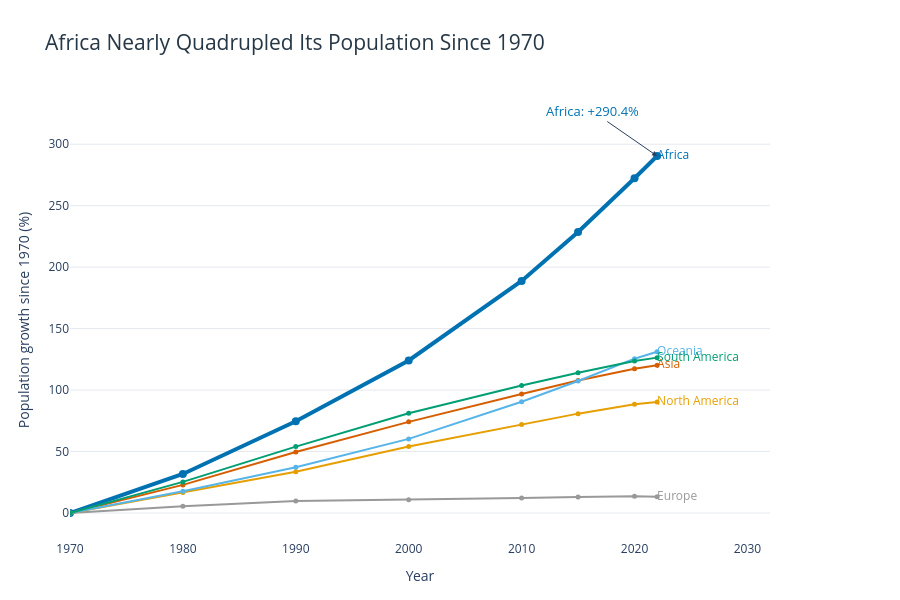

The notebook cell saved with this chart:
### Markdown cell above
I chose a line chart because it clearly shows how population growth changed across continents over time. I used percentage growth to make the comparison fair, highlighted Africa in blue, and added direct labels to make the chart easier to read.

### Code cell
continent_pop = df_long.groupby(
    ['Continent', 'Year'], as_index=False
)['Population'].sum()

base_pop = continent_pop[
    continent_pop['Year'] == 1970
][['Continent', 'Population']].rename(
    columns={'Population': 'Population_1970'}
)

continent_pop = continent_pop.merge(base_pop, on='Continent')

continent_pop['Growth (%)'] = (
    (continent_pop['Population'] - continent_pop['Population_1970'])
    / continent_pop['Population_1970']
) * 100

colors = {
    'Africa': '#0072B2',
    'Asia': '#D55E00',
    'Europe': '#999999',
    'North America': '#E69F00',
    'Oceania': '#56B4E9',
    'South America': '#009E73'
}

fig = px.line(
    continent_pop,
    x='Year',
    y='Growth (%)',
    color='Continent',
    markers=True,
    color_discrete_map=colors,
    title='Africa Nearly Quadrupled Its Population Since 1970',
    labels={
        'Year': 'Year',
        'Growth (%)': 'Population growth since 1970 (%)'
    }
)

for trace in fig.data:
    trace.update(
        line=dict(width=4 if trace.name == 'Africa' else 2),
        marker=dict(size=8 if trace.name == 'Africa' else 5)
    )

latest_year = continent_pop['Year'].max()

for continent in continent_pop['Continent'].unique():
    latest = continent_pop[
        (continent_pop['Continent'] == continent) &
        (continent_pop['Year'] == latest_year)
    ]

    fig.add_scatter(
        x=latest['Year'],
        y=latest['Growth (%)'],
        mode='text',
        text=[continent],
        textposition='middle right',
        textfont=dict(color=colors[continent], size=12),
        showlegend=False,
        hoverinfo='skip'
    )

africa_growth = continent_pop[
    (continent_pop['Continent'] == 'Africa') &
    (continent_pop['Year'] == latest_year)
]['Growth (%)'].iloc[0]

fig.add_annotation(
    x=latest_year,
    y=africa_growth,
    text=f'Africa: +{africa_growth:.1f}%',
    showarrow=True,
    arrowhead=2,
    ax=-65,
    ay=-45,
    font=dict(color='#0072B2', size=13)
)

fig.update_layout(
    template='plotly_white',
    height=600,
    showlegend=False,
    hovermode='x unified',
    title_font=dict(size=21, color='#263746'),
    xaxis=dict(
        showgrid=False,
        range=[1970, 2032],
        dtick=10
    ),
    yaxis=dict(
        showgrid=True,
        gridcolor='#E5E9EF',
        zeroline=False
    ),
    margin=dict(r=130, t=100, l=70, b=60)
)

fig.show()

### Figure 1 — Plotly figure (JSON) as saved in the notebook; plotly's stock layout.template omitted (floating-point values rounded to 4 significant figures)
{"data": [{"hovertemplate": "Continent=Africa<br>Year=%{x}<br>Population growth since 1970 (%)=%{y}<extra></extra>", "legendgroup": "Africa", "line": {"color": "#0072B2", "dash": "solid", "width": 4}, "marker": {"size": 8, "symbol": "circle"}, "mode": "lines+markers", "name": "Africa", "orientation": "v", "showlegend": true, "type": "scatter", "x": [1970, 1980, 1990, 2000, 2010, 2015, 2020, 2022], "xaxis": "x", "y": [0.0, 31.77, 74.62, 124.1, 188.8, 228.7, 272.3, 290.4], "yaxis": "y"}, {"hovertemplate": "Continent=Asia<br>Year=%{x}<br>Population growth since 1970 (%)=%{y}<extra></extra>", "legendgroup": "Asia", "line": {"color": "#D55E00", "dash": "solid", "width": 2}, "marker": {"size": 5, "symbol": "circle"}, "mode": "lines+markers", "name": "Asia", "orientation": "v", "showlegend": true, "type": "scatter", "x": [1970, 1980, 1990, 2000, 2010, 2015, 2020, 2022], "xaxis": "x", "y": [0.0, 22.86, 49.68, 74.14, 96.75, 107.9, 117.4, 120.1], "yaxis": "y"}, {"hovertemplate": "Continent=Europe<br>Year=%{x}<br>Population growth since 1970 (%)=%{y}<extra></extra>", "legendgroup": "Europe", "line": {"color": "#999999", "dash": "solid", "width": 2}, "marker": {"size": 5, "symbol": "circle"}, "mode": "lines+markers", "name": "Europe", "orientation": "v", "showlegend": true, "type": "scatter", "x": [1970, 1980, 1990, 2000, 2010, 2015, 2020, 2022], "xaxis": "x", "y": [0.0, 5.58, 9.818, 10.7, 12.15, 13.05, 13.7, 13.3], "yaxis": "y"}, {"hovertemplate": "Continent=North America<br>Year=%{x}<br>Population growth since 1970 (%)=%{y}<extra></extra>", "legendgroup": "North America", "line": {"color": "#E69F00", "dash": "solid", "width": 2}, "marker": {"size": 5, "symbol": "circle"}, "mode": "lines+markers", "name": "North America", "orientation": "v", "showlegend": true, "type": "scatter", "x": [1970, 1980, 1990, 2000, 2010, 2015, 2020, 2022], "xaxis": "x", "y": [0.0, 16.76, 33.55, 54.1, 72.05, 80.82, 88.39, 90.31], "yaxis": "y"}, {"hovertemplate": "Continent=Oceania<br>Year=%{x}<br>Population growth since 1970 (%)=%{y}<extra></extra>", "legendgroup": "Oceania", "line": {"color": "#56B4E9", "dash": "solid", "width": 2}, "marker": {"size": 5, "symbol": "circle"}, "mode": "lines+markers", "name": "Oceania", "orientation": "v", "showlegend": true, "type": "scatter", "x": [1970, 1980, 1990, 2000, 2010, 2015, 2020, 2022], "xaxis": "x", "y": [0.0, 17.66, 37.29, 60.28, 90.46, 107.4, 125.5, 131.2], "yaxis": "y"}, {"hovertemplate": "Continent=South America<br>Year=%{x}<br>Population growth since 1970 (%)=%{y}<extra></extra>", "legendgroup": "South America", "line": {"color": "#009E73", "dash": "solid", "width": 2}, "marker": {"size": 5, "symbol": "circle"}, "mode": "lines+markers", "name": "South America", "orientation": "v", "showlegend": true, "type": "scatter", "x": [1970, 1980, 1990, 2000, 2010, 2015, 2020, 2022], "xaxis": "x", "y": [0.0, 25.31, 54.0, 81.21, 103.7, 114.1, 123.7, 126.4], "yaxis": "y"}, {"hoverinfo": "skip", "mode": "text", "showlegend": false, "text": ["Africa"], "textfont": {"color": "#0072B2", "size": 12}, "textposition": "middle right", "type": "scatter", "x": [2022], "y": [290.4]}, {"hoverinfo": "skip", "mode": "text", "showlegend": false, "text": ["Asia"], "textfont": {"color": "#D55E00", "size": 12}, "textposition": "middle right", "type": "scatter", "x": [2022], "y": [120.1]}, {"hoverinfo": "skip", "mode": "text", "showlegend": false, "text": ["Europe"], "textfont": {"color": "#999999", "size": 12}, "textposition": "middle right", "type": "scatter", "x": [2022], "y": [13.3]}, {"hoverinfo": "skip", "mode": "text", "showlegend": false, "text": ["North America"], "textfont": {"color": "#E69F00", "size": 12}, "textposition": "middle right", "type": "scatter", "x": [2022], "y": [90.31]}, {"hoverinfo": "skip", "mode": "text", "showlegend": false, "text": ["Oceania"], "textfont": {"color": "#56B4E9", "size": 12}, "textposition": "middle right", "type": "scatter", "x": [2022], "y": [131.2]}, {"hoverinfo": "skip", "mode": "text", "showlegend": false, "text": ["South America"], "textfont": {"color": "#009E73", "size": 12}, "textposition": "middle right", "type": "scatter", "x": [2022], "y": [126.4]}], "layout": {"annotations": [{"arrowhead": 2, "ax": -65, "ay": -45, "font": {"color": "#0072B2", "size": 13}, "showarrow": true, "text": "Africa: +290.4%", "x": 2022, "y": 290.4}], "height": 600, "hovermode": "x unified", "legend": {"title": {"text": "Continent"}, "tracegroupgap": 0}, "margin": {"b": 60, "l": 70, "r": 130, "t": 100}, "showlegend": false, "title": {"font": {"color": "#263746", "size": 21}, "text": "Africa Nearly Quadrupled Its Population Since 1970"}, "xaxis": {"anchor": "y", "domain": [0, 1], "dtick": 10, "range": [1970, 2032], "showgrid": false, "title": {"text": "Year"}}, "yaxis": {"anchor": "x", "domain": [0, 1], "gridcolor": "#E5E9EF", "showgrid": true, "title": {"text": "Population growth since 1970 (%)"}, "zeroline": false}}}
